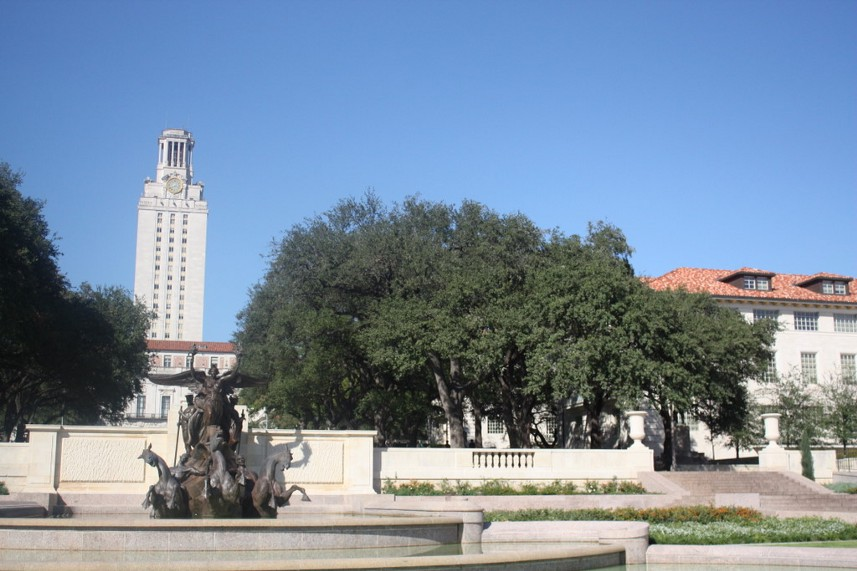
#> input picture DataSet/left.jpg, 857 x 571 px
$ python DIP_035.py
#> lines starting #> are read from the running program, lines starting #| are printed output that depends on the picture
# modified from https://medium.com/analytics-vidhya/image-stitching-with-opencv-and-python-1ebd9e0a6d78
import cv2
import numpy as np


# Use the keypoints to stitch the images
def get_stitched_image(img1, img2, M):
    # Get width and height of input images
    w1, h1 = img1.shape[:2]
    w2, h2 = img2.shape[:2]

    # Get the canvas dimesions
    img1_dims = np.float32([[0, 0], [0, w1], [h1, w1], [h1, 0]]).reshape(-1, 1, 2)
    img2_dims_temp = np.float32([[0, 0], [0, w2], [h2, w2], [h2, 0]]).reshape(-1, 1, 2)

    # Get relative perspective of second image
    img2_dims = cv2.perspectiveTransform(img2_dims_temp, M)

    # Resulting dimensions
    result_dims = np.concatenate((img1_dims, img2_dims), axis=0)

    # Getting images together
    # Calculate dimensions of match points
    [x_min, y_min] = np.int32(result_dims.min(axis=0).ravel() - 0.5)
    [x_max, y_max] = np.int32(result_dims.max(axis=0).ravel() + 0.5)

    # Create output array after affine transformation
    transform_dist = [-x_min, -y_min]
    transform_array = np.array([[1, 0, transform_dist[0]],
                                [0, 1, transform_dist[1]],
                                [0, 0, 1]])

    # Warp images to get the resulting image
    result_img = cv2.warpPerspective(img2, transform_array.dot(M),
                                     (x_max - x_min, y_max - y_min))
    result_img[transform_dist[1]:w1 + transform_dist[1],
    transform_dist[0]:h1 + transform_dist[0]] = img1

    # Return the result
    return result_img


# Find Orb and return Homography Matrix
def get_orb_homography(img1, img2):

    # Initialize ORB
    orb = cv2.ORB_create()
    k1, d1 = orb.detectAndCompute(img1, None)
    k2, d2 = orb.detectAndCompute(img2, None)

    # Bruteforce matcher on the descriptors
    bf = cv2.BFMatcher()
    matches = bf.knnMatch(d1, d2, k=2)

    # Make sure that the matches are good
    verify_ratio = 0.8
    verified_matches = []
    for m1, m2 in matches:
        # Add to array only if it's a good match
        if m1.distance < 0.8 * m2.distance:
            verified_matches.append(m1)

    # Mimnum number of matches
    min_matches = 8
    if len(verified_matches) > min_matches:

        # Array to store matching points
        img1_pts = []
        img2_pts = []

        # Add matching points to array
        for match in verified_matches:
            img1_pts.append(k1[match.queryIdx].pt)
            img2_pts.append(k2[match.trainIdx].pt)
        img1_pts = np.float32(img1_pts).reshape(-1, 1, 2)
        img2_pts = np.float32(img2_pts).reshape(-1, 1, 2)

        # Compute homography matrix
        M, _ = cv2.findHomography(img1_pts, img2_pts, cv2.RANSAC, 5.0)
        return M
    else:
        print
        'Error: Not enough matches'
        exit()


# Equalize Histogram of Color Images
def equalize_histogram_color(img):
    img_yuv = cv2.cvtColor(img, cv2.COLOR_BGR2YUV)
    img_yuv[:, :, 0] = cv2.equalizeHist(img_yuv[:, :, 0])
    img = cv2.cvtColor(img_yuv, cv2.COLOR_YUV2BGR)
    return img


# Get input set of images
img1 = cv2.imread('DataSet/left.jpg')
#> img1 is the input picture: shape (571, 857, 3); mean B, G, R 158.7, 139.4, 121.5
img2 = cv2.imread('DataSet/right.jpg')
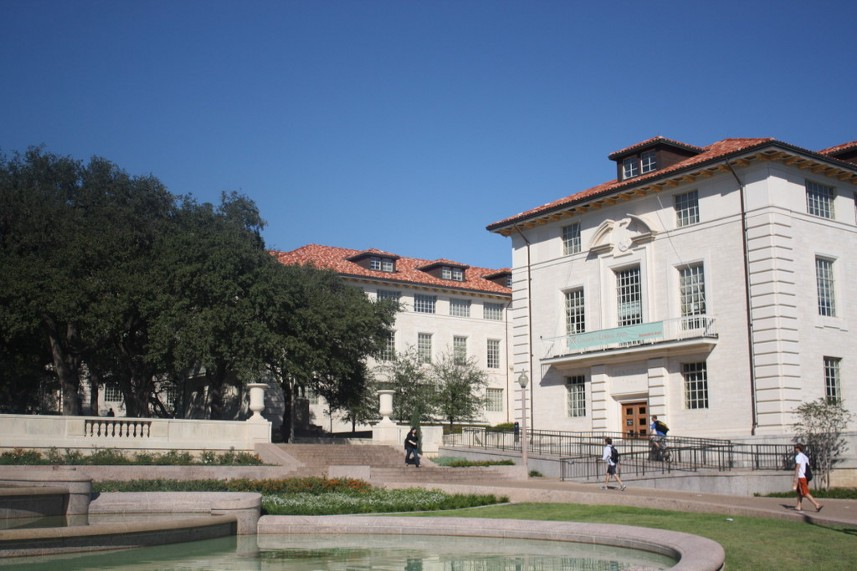
#> input picture DataSet/right.jpg, 857 x 571 px
#> img2 is the input picture: shape (571, 857, 3); mean B, G, R 131.7, 118.3, 107.3

# Equalize histogram
img1 = equalize_histogram_color(img1)
#> in equalize_histogram_color, `img_yuv = cv2.cvtColor(img, cv2.COLOR_BGR2YUV)`: img_yuv: shape (571, 857, 3); mean of channels 0, 1, 2 136.2, 139.1, 115.1
#> in equalize_histogram_color, `img_yuv[:, :, 0] = cv2.equalizeHist(img_yuv[:, :, 0])`: img_yuv: shape (571, 857, 3); mean of channels 0, 1, 2 128.3, 139.1, 115.1
#> in equalize_histogram_color, `img = cv2.cvtColor(img_yuv, cv2.COLOR_YUV2BGR)`:
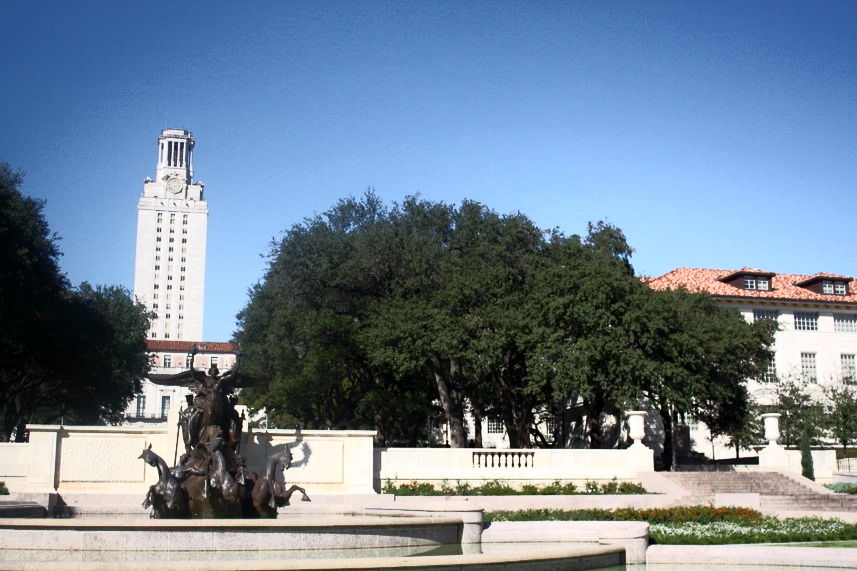
#> img: shape (571, 857, 3); mean B, G, R 150.3, 131.4, 113.4
img2 = equalize_histogram_color(img2)
#> in equalize_histogram_color (call 2), `img_yuv = cv2.cvtColor(img, cv2.COLOR_BGR2YUV)`: img_yuv: shape (571, 857, 3); mean of channels 0, 1, 2 116.5, 135.5, 119.9
#> in equalize_histogram_color (call 2), `img_yuv[:, :, 0] = cv2.equalizeHist(img_yuv[:, :, 0])`: img_yuv: shape (571, 857, 3); mean of channels 0, 1, 2 128.2, 135.5, 119.9
#> in equalize_histogram_color (call 2), `img = cv2.cvtColor(img_yuv, cv2.COLOR_YUV2BGR)`:
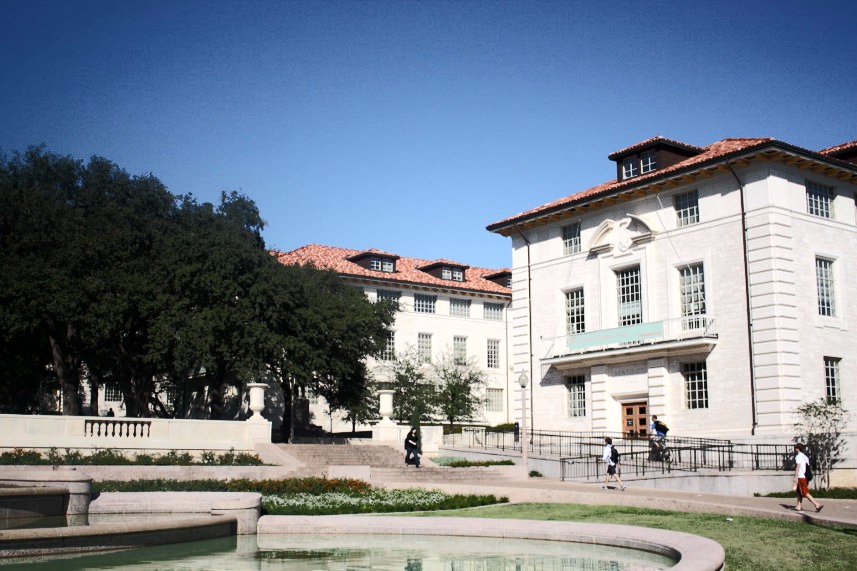
#> img: shape (571, 857, 3); mean B, G, R 143.6, 129.9, 119

# Use Orb to find keypoints and return homography matrix
M = get_orb_homography(img1, img2)
#> in get_orb_homography, `k1, d1 = orb.detectAndCompute(img1, None)`: k1 = 500 keypoints; strongest (x, y, size): (533, 425, 31), (536, 421, 31), (448, 446, 31), (448, 445, 37.2)
#> in get_orb_homography, `k2, d2 = orb.detectAndCompute(img2, None)`: k2 = 500 keypoints; strongest (x, y, size): (628, 322, 31), (351, 430, 31), (625, 324, 31), (356, 430, 31)
#> in get_orb_homography, `matches = bf.knnMatch(d1, d2, k=2)`: matches = 500 matches
#> in get_orb_homography, `matches = bf.knnMatch(d1, d2, k=2)`:
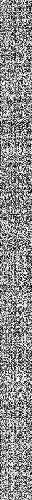
#> d1: shape (500, 32); min 0, max 255, mean 139.7
#> after the loop in get_orb_homography, `for m1, m2 in matches:`: verified_matches = 84 matches
#> the loop in get_orb_homography, `for match in verified_matches:` made 84 passes
#> after the loop in get_orb_homography, `for match in verified_matches:`: img1_pts = 84 pairs, first value 146.9 to 783.6, second value 273.7 to 491; img2_pts = 84 pairs, first value 57.6 to 466.8, second value 267.5 to 440.6
#> in get_orb_homography, `img1_pts = np.float32(img1_pts).reshape(-1, 1, 2)`: img1_pts = 84 rows, first 8: [476, 455], [699, 412], [698, 408], [235, 407], [692, 398], [655, 470], [735, 456], [519, 465]
#> in get_orb_homography, `img2_pts = np.float32(img2_pts).reshape(-1, 1, 2)`: img2_pts = 84 rows, first 8: [88.8, 423.6], [319, 386], [319, 383], [407.8, 426.8], [313, 372], [271.2, 440.4], [351, 430], [134, 435]
#> in get_orb_homography, `M, _ = cv2.findHomography(img1_pts, img2_pts, cv2.RANSAC, 5.0)`: M = [[1.19, -0.105, -420.5], [0.139, 1.09, -98.5], [0.000267, -8.01e-05, 1]]

# Stitch the images together using homography matrix
result_image = get_stitched_image(img2, img1, M)
#> in get_stitched_image, `img2_dims = cv2.perspectiveTransform(img2_dims_temp, M)`: img2_dims = [[-420.5, -98.5], [-503.6, 546], [456.2, 541], [488.1, 16.52]]
#> in get_stitched_image, `result_dims = np.concatenate((img1_dims, img2_dims), axis=0)`: result_dims = [[0, 0], [0, 571], [857, 571], [857, 0], [-420.5, -98.5], [-503.6, 546], [456.2, 541], [488.1, 16.52]]
#> in get_stitched_image, `[x_min, y_min] = np.int32(result_dims.min(axis=0).ravel() - 0.5)`: x_min = -504; y_min = -98
#> in get_stitched_image, `[x_max, y_max] = np.int32(result_dims.max(axis=0).ravel() + 0.5)`: x_max = 857; y_max = 571
#> in get_stitched_image, `transform_dist = [-x_min, -y_min]`: transform_dist = [504, 98]
#> in get_stitched_image, `transform_array = np.array([[1, 0, transform_dist[0]], [0, 1, transfor..`: transform_array = [[1, 0, 504], [0, 1, 98], [0, 0, 1]]
#> in get_stitched_image, `result_img = cv2.warpPerspective(img2, transform_array.dot(M), (x_max ..`:
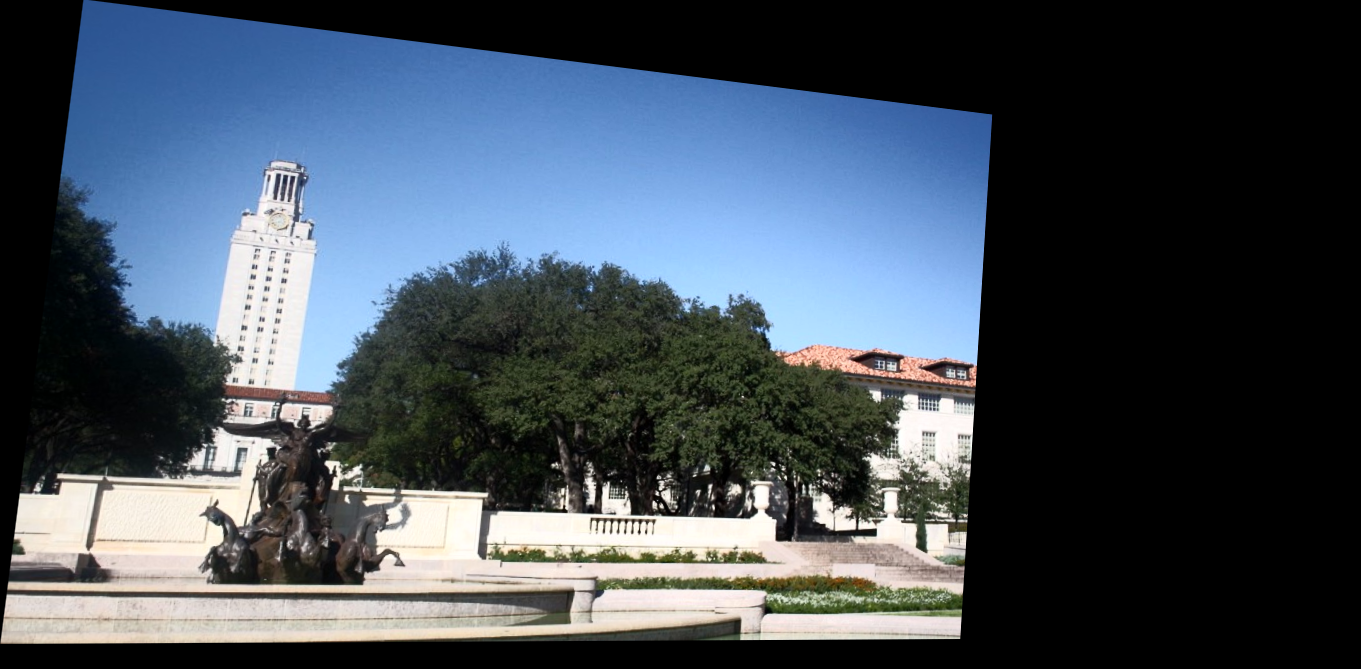
#> result_img: shape (669, 1361, 3); mean B, G, R 89.2, 78.4, 68.1
#> in get_stitched_image, `result_img[transform_dist[1]:w1 + transform_dist[1], transform_dist[0]..`:
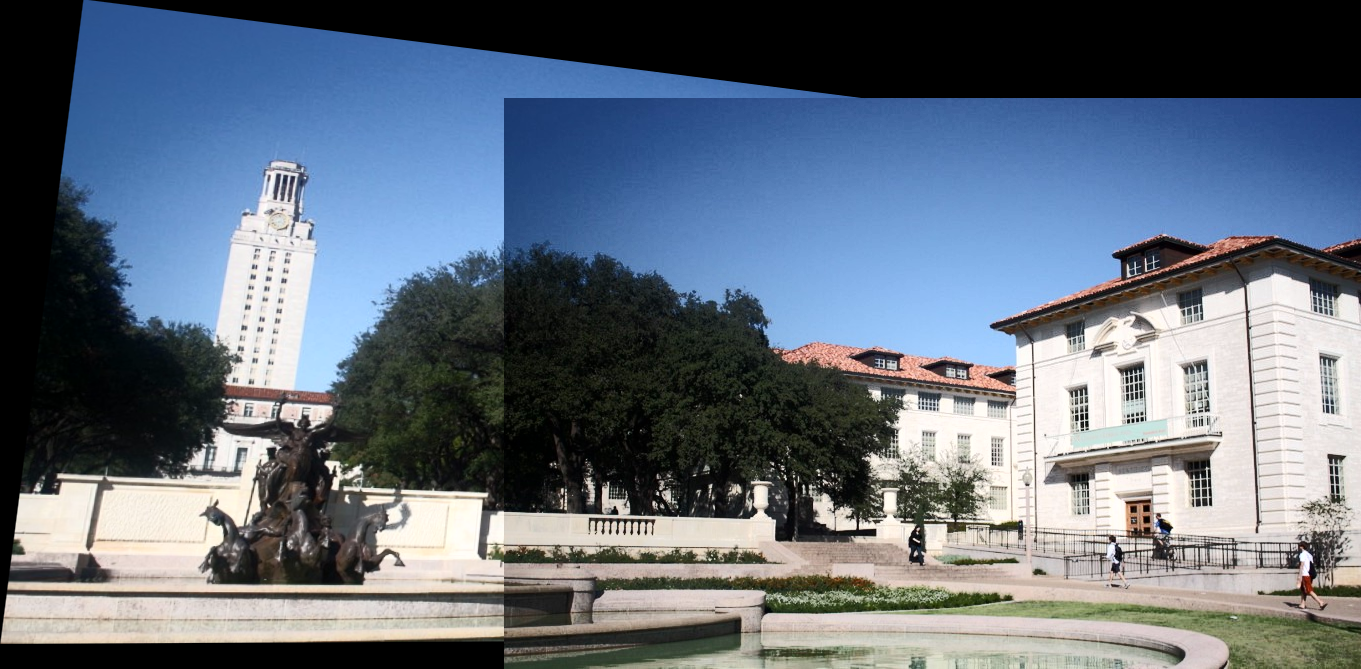
#> result_img: shape (669, 1361, 3); mean B, G, R 124.5, 110.7, 99.5

# Write the result to the same directory
cv2.imwrite('result.jpg', result_image)

# Show the resulting image
cv2.imshow('Result', result_image)
cv2.waitKey()
